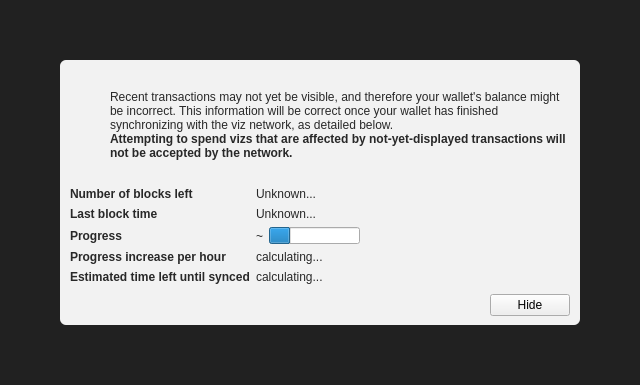
<?xml version="1.0" encoding="UTF-8"?>
<ui version="4.0">
 <class>ModalOverlay</class>
 <widget class="ModalOverlay" name="ModalOverlay">
  <property name="geometry">
   <rect>
    <x>0</x>
    <y>0</y>
    <width>640</width>
    <height>385</height>
   </rect>
  </property>
  <property name="windowTitle">
   <string>Form</string>
  </property>
  <layout class="QVBoxLayout" name="verticalLayout" stretch="0">
   <property name="sizeConstraint">
    <enum>QLayout::SetDefaultConstraint</enum>
   </property>
   <property name="leftMargin">
    <number>0</number>
   </property>
   <property name="topMargin">
    <number>0</number>
   </property>
   <property name="rightMargin">
    <number>0</number>
   </property>
   <property name="bottomMargin">
    <number>0</number>
   </property>
   <item>
    <widget class="QWidget" name="bgWidget" native="true">
     <property name="styleSheet">
      <string notr="true">#bgWidget { background: rgba(0,0,0,220); }</string>
     </property>
     <layout class="QVBoxLayout" name="verticalLayoutMain" stretch="1">
      <property name="leftMargin">
       <number>60</number>
      </property>
      <property name="topMargin">
       <number>60</number>
      </property>
      <property name="rightMargin">
       <number>60</number>
      </property>
      <property name="bottomMargin">
       <number>60</number>
      </property>
      <item>
       <widget class="QWidget" name="contentWidget" native="true">
        <property name="styleSheet">
         <string notr="true">#contentWidget { background: rgba(255,255,255,240); border-radius: 6px; }

QLabel { color: rgb(40,40,40);  }</string>
        </property>
        <layout class="QVBoxLayout" name="verticalLayoutSub" stretch="1,0,0,0">
         <property name="spacing">
          <number>0</number>
         </property>
         <property name="leftMargin">
          <number>10</number>
         </property>
         <property name="topMargin">
          <number>10</number>
         </property>
         <property name="rightMargin">
          <number>10</number>
         </property>
         <property name="bottomMargin">
          <number>10</number>
         </property>
         <item>
          <layout class="QHBoxLayout" name="horizontalLayoutIconText" stretch="0,1">
           <property name="topMargin">
            <number>20</number>
           </property>
           <item>
            <layout class="QVBoxLayout" name="verticalLayoutIcon">
             <property name="leftMargin">
              <number>0</number>
             </property>
             <item>
              <widget class="QPushButton" name="warningIcon">
               <property name="enabled">
                <bool>false</bool>
               </property>
               <property name="text">
                <string/>
               </property>
               <property name="icon">
                <iconset>
                 <normaloff>:/icons/warning</normaloff>
                 <disabledoff>:/icons/warning</disabledoff>:/icons/warning</iconset>
               </property>
               <property name="iconSize">
                <size>
                 <width>48</width>
                 <height>48</height>
                </size>
               </property>
               <property name="flat">
                <bool>true</bool>
               </property>
              </widget>
             </item>
             <item>
              <spacer name="verticalSpacerWarningIcon">
               <property name="orientation">
                <enum>Qt::Vertical</enum>
               </property>
               <property name="sizeHint" stdset="0">
                <size>
                 <width>20</width>
                 <height>40</height>
                </size>
               </property>
              </spacer>
             </item>
            </layout>
           </item>
           <item>
            <layout class="QVBoxLayout" name="verticalLayoutInfoText">
             <property name="leftMargin">
              <number>0</number>
             </property>
             <property name="topMargin">
              <number>0</number>
             </property>
             <item>
              <widget class="QLabel" name="infoText">
               <property name="text">
                <string>Recent transactions may not yet be visible, and therefore your wallet's balance might be incorrect. This information will be correct once your wallet has finished synchronizing with the viz network, as detailed below.</string>
               </property>
               <property name="textFormat">
                <enum>Qt::RichText</enum>
               </property>
               <property name="wordWrap">
                <bool>true</bool>
               </property>
              </widget>
             </item>
             <item>
              <widget class="QLabel" name="infoTextStrong">
               <property name="font">
                <font>
                 <weight>75</weight>
                 <bold>true</bold>
                </font>
               </property>
               <property name="text">
                <string>Attempting to spend vizs that are affected by not-yet-displayed transactions will not be accepted by the network.</string>
               </property>
               <property name="textFormat">
                <enum>Qt::RichText</enum>
               </property>
               <property name="wordWrap">
                <bool>true</bool>
               </property>
              </widget>
             </item>
             <item>
              <spacer name="verticalSpacerInTextSpace">
               <property name="orientation">
                <enum>Qt::Vertical</enum>
               </property>
               <property name="sizeHint" stdset="0">
                <size>
                 <width>20</width>
                 <height>40</height>
                </size>
               </property>
              </spacer>
             </item>
            </layout>
           </item>
          </layout>
         </item>
         <item>
          <spacer name="verticalSpacerAfterText">
           <property name="orientation">
            <enum>Qt::Vertical</enum>
           </property>
           <property name="sizeHint" stdset="0">
            <size>
             <width>20</width>
             <height>40</height>
            </size>
           </property>
          </spacer>
         </item>
         <item>
          <layout class="QFormLayout" name="formLayout">
           <property name="fieldGrowthPolicy">
            <enum>QFormLayout::FieldsStayAtSizeHint</enum>
           </property>
           <property name="horizontalSpacing">
            <number>6</number>
           </property>
           <property name="verticalSpacing">
            <number>6</number>
           </property>
           <property name="topMargin">
            <number>10</number>
           </property>
           <item row="0" column="0">
            <widget class="QLabel" name="labelNumberOfBlocksLeft">
             <property name="font">
              <font>
               <weight>75</weight>
               <bold>true</bold>
              </font>
             </property>
             <property name="text">
              <string>Number of blocks left</string>
             </property>
            </widget>
           </item>
           <item row="0" column="1">
            <widget class="QLabel" name="numberOfBlocksLeft">
             <property name="text">
              <string>Unknown...</string>
             </property>
            </widget>
           </item>
           <item row="1" column="0">
            <widget class="QLabel" name="labelLastBlockTime">
             <property name="font">
              <font>
               <weight>75</weight>
               <bold>true</bold>
              </font>
             </property>
             <property name="text">
              <string>Last block time</string>
             </property>
            </widget>
           </item>
           <item row="1" column="1">
            <widget class="QLabel" name="newestBlockDate">
             <property name="sizePolicy">
              <sizepolicy hsizetype="Maximum" vsizetype="Preferred">
               <horstretch>0</horstretch>
               <verstretch>0</verstretch>
              </sizepolicy>
             </property>
             <property name="text">
              <string>Unknown...</string>
             </property>
            </widget>
           </item>
           <item row="2" column="0">
            <widget class="QLabel" name="labelSyncDone">
             <property name="font">
              <font>
               <weight>75</weight>
               <bold>true</bold>
              </font>
             </property>
             <property name="text">
              <string>Progress</string>
             </property>
            </widget>
           </item>
           <item row="2" column="1">
            <layout class="QHBoxLayout" name="horizontalLayoutSync" stretch="0,1">
             <item>
              <widget class="QLabel" name="percentageProgress">
               <property name="text">
                <string notr="true">~</string>
               </property>
              </widget>
             </item>
             <item>
              <widget class="QProgressBar" name="progressBar">
               <property name="value">
                <number>24</number>
               </property>
               <property name="format">
                <string/>
               </property>
              </widget>
             </item>
            </layout>
           </item>
           <item row="4" column="0">
            <widget class="QLabel" name="labelProgressIncrease">
             <property name="font">
              <font>
               <weight>75</weight>
               <bold>true</bold>
              </font>
             </property>
             <property name="text">
              <string>Progress increase per hour</string>
             </property>
            </widget>
           </item>
           <item row="4" column="1">
            <widget class="QLabel" name="progressIncreasePerH">
             <property name="text">
              <string>calculating...</string>
             </property>
            </widget>
           </item>
           <item row="5" column="0">
            <widget class="QLabel" name="labelEstimatedTimeLeft">
             <property name="font">
              <font>
               <weight>75</weight>
               <bold>true</bold>
              </font>
             </property>
             <property name="text">
              <string>Estimated time left until synced</string>
             </property>
            </widget>
           </item>
           <item row="5" column="1">
            <widget class="QLabel" name="expectedTimeLeft">
             <property name="text">
              <string>calculating...</string>
             </property>
            </widget>
           </item>
          </layout>
         </item>
         <item>
          <layout class="QHBoxLayout" name="horizontalLayoutButtons">
           <property name="leftMargin">
            <number>10</number>
           </property>
           <property name="topMargin">
            <number>10</number>
           </property>
           <item>
            <spacer name="horizontalSpacer">
             <property name="orientation">
              <enum>Qt::Horizontal</enum>
             </property>
             <property name="sizeHint" stdset="0">
              <size>
               <width>40</width>
               <height>20</height>
              </size>
             </property>
            </spacer>
           </item>
           <item>
            <widget class="QPushButton" name="closeButton">
             <property name="text">
              <string>Hide</string>
             </property>
            </widget>
           </item>
          </layout>
         </item>
        </layout>
       </widget>
      </item>
     </layout>
    </widget>
   </item>
  </layout>
 </widget>
 <customwidgets>
  <customwidget>
   <class>ModalOverlay</class>
   <extends>QWidget</extends>
   <header>modaloverlay.h</header>
   <container>1</container>
  </customwidget>
 </customwidgets>
 <resources/>
 <connections/>
</ui>
